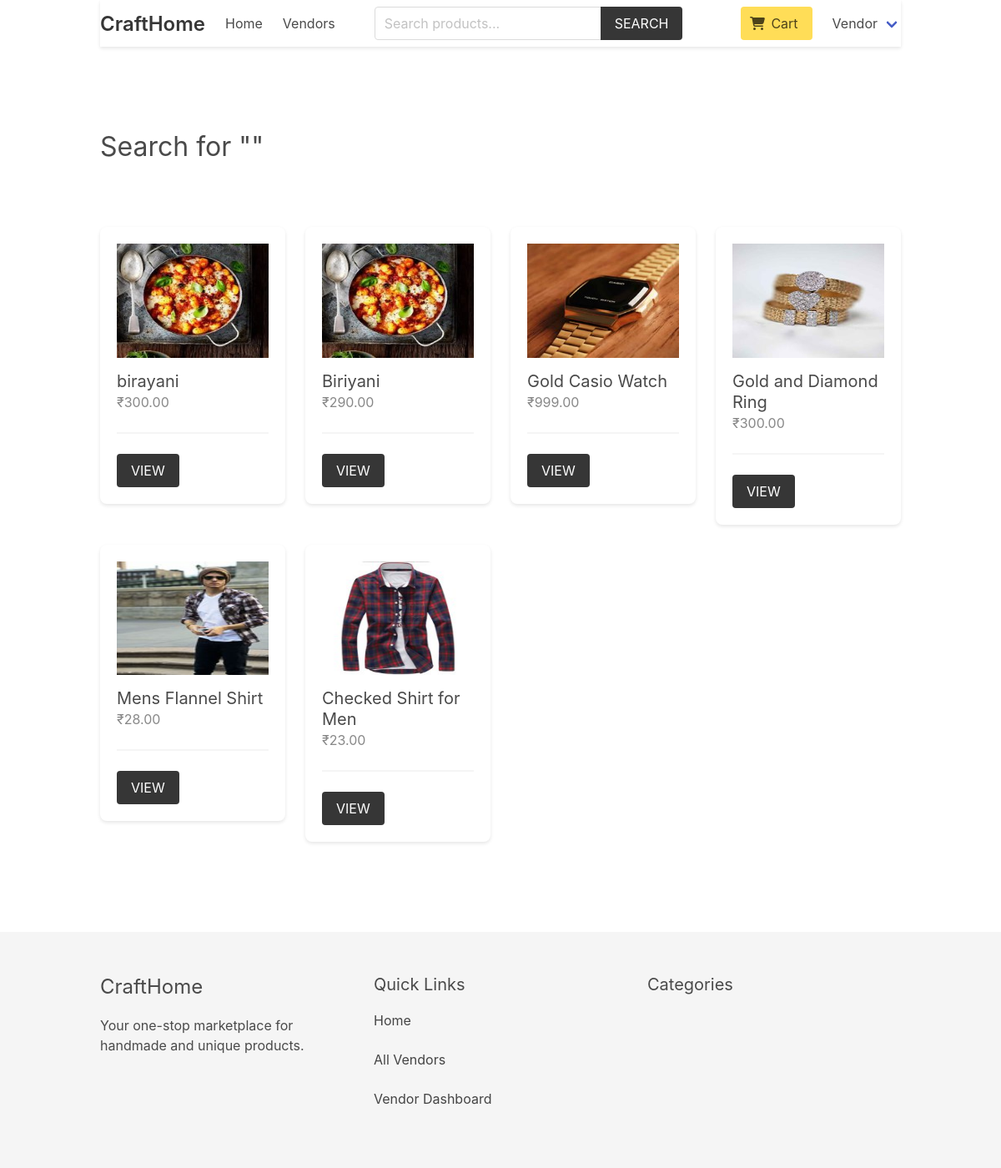
The page /product/search (signed in) on the database its author committed.
### vendor/models.py (models this page shows, shortened)
class Vendor(models.Model):
    name = models.CharField(max_length=255)
    created_at = models.DateTimeField(auto_now_add=True)
    created_by = models.OneToOneField(User, related_name='vendor', on_delete=models.CASCADE)
    class Meta:
        ordering = ['name']

### product/models.py (models this page shows, shortened)
class Product(models.Model):
    category = models.ForeignKey(Category, related_name='products', on_delete=models.CASCADE)
    vendor = models.ForeignKey(Vendor, related_name="products", on_delete=models.CASCADE)
    title = models.CharField(max_length=50)
    slug = models.SlugField(max_length=55)
    description = models.TextField(blank=True, null=True)
    price = models.DecimalField(max_digits=6, decimal_places=2)
    added_date = models.DateTimeField(auto_now_add=True)
    image = models.ImageField(upload_to='uploads/', blank=True, null=True)
    thumbnail = models.ImageField(upload_to='uploads/', blank=True, null=True) # Change uploads to thumbnails
    class Meta:
        ordering = ['-added_date']
    def get_thumbnail(self):
        if self.thumbnail:
            return self.thumbnail.url

### product/views.py (the view)
# urls.py: path('search', views.search, name="search"),
def search(request):
    query = request.GET.get('query', '') # second is default parameter which is empty
    products = Product.objects.filter(Q(title__icontains=query) | Q(description__icontains=query))
    return render(request, 'product/search.html', {'products':products, 'query': query})

### templates/product/search.html (shortened to what this page needs)
{% extends 'core/base.html' %}
{% block content %}
    <div class="columns is-multiline mb-6">
        <div class="column is-12 has-test-centered mt-6 mb-6">
            <h2 class="is-size-3"> Search for "{{query}}"</h2>
        </div>
        {% for product in products %}
            {% include 'product/parts/list_item.html' %}
        {% endfor %}
    </div>
{% endblock content %}

### templates/core/base.html (shortened to what this page needs)
{% load static %}
<!DOCTYPE html>
<html lang="en">
<head>
    <link rel="stylesheet" href="https://cdn.jsdelivr.net/npm/bulma@0.9.2/css/bulma.min.css">
    <link rel="stylesheet" href="https://cdnjs.cloudflare.com/ajax/libs/font-awesome/6.0.0/css/all.min.css">
    <link rel="stylesheet" href="{% static 'css/main.css' %}">
</head>
<body>
    <div class="container">
        <nav class="navbar" role="navigation" aria-label="main navigation">
            <div class="navbar-brand">
                <a class="navbar-item" href="{% url 'core:home' %}">
                    <h1 class="title is-4">CraftHome</h1>
                </a>
            </div>
            <div id="navbarBasicExample" class="navbar-menu">
                <div class="navbar-start">
                    <a class="navbar-item" href="{% url 'core:home' %}">
                        Home
                    </a>
                    <a class="navbar-item" href="{% url 'vendor:vendors' %}">
                        Vendors
                    </a>
                </div>
                <div class="navbar-start">
                    <div class="navbar-item">
                        <form method="get" action="{% url 'product:search' %}">
                            <div class="field has-addons">
                                <div class="control">
                                    <input type="search" name="query" id="" class="input" placeholder="Search products...">
                                </div>
                                <div class="control">
                                    <button class="button is-dark is-uppercase">Search</button>
                                </div>
                            </div>
                        </form>
                    </div>
                </div>
                <div class="navbar-end">
                    <div class="navbar-item">
                        <a href="{% url 'cart:cart' %}" class="button is-warning">
                            <span class="icon">
                                <i class="fas fa-shopping-cart"></i>
                            </span>
                            <span>Cart {% if cart %}({{cart|length}}){% endif %}</span>
                        </a>
                    </div>
                    {% if request.user.is_authenticated %}
                        <div class="navbar-item has-dropdown is-hoverable">
                            <a class="navbar-link is-capitalized">
                                {{user.vendor.name}}
                            </a>
                        </div>
                    {% endif %}
                </div>
            </div>
        </nav>
    </div>
    <section class="section">
        <div class="container">
            {% block content %}{% endblock content %}
        </div>
    </section>
    <footer class="footer">
        <div class="container">
            <div class="columns">
                <div class="column">
                    <h3 class="is-size-4 mb-4">CraftHome</h3>
                    <p>Your one-stop marketplace for handmade and unique products.</p>
                </div>
                <div class="column">
                    <h4 class="is-size-5 mb-4">Quick Links</h4>
                    <ul>
                        <li><a href="{% url 'core:home' %}">Home</a></li>
                        <li><a href="{% url 'vendor:vendors' %}">All Vendors</a></li>
                        {% if request.user.is_authenticated %}
                            <li><a href="{% url 'vendor:vendor-admin' %}">Vendor Dashboard</a></li>
                        {% else %}
                            <li><a href="{% url 'vendor:become-vendor' %}">Become a Vendor</a></li>
                        {% endif %}
                    </ul>
                </div>
                <div class="column">
                    <h4 class="is-size-5 mb-4">Categories</h4>
                </div>
            </div>
        </div>
    </footer>
</body>
</html>

### templates/product/parts/list_item.html
<div class="column is-3 product-list-item">
                <div class="box">
                    <figure class="image is-4by3 mb-4">
                        <img src="{{ product.get_thumbnail }}" alt="{{product.title}}">
                    </figure>
                    <h2 class="subtitle">{{product.title}}</h2>
                    <h3 class="price is-size-6 mb-5">₹{{product.price}}</h3>
                    <hr>
                    <a href="{% url 'product:product' product.category.slug product.slug %}" class="button is-dark is-uppercase">View</a>
                </div>
            </div>

### core/static/css/main.css (style rules this page uses)
.navbar { box-shadow: 0 2px 4px rgba(0,0,0,0.1); }
.navbar-brand .title { color: #363636; }
.footer { background-color: #f5f5f5; padding: 3rem 1.5rem; }
.footer ul { list-style: none; margin-left: 0; }
.footer ul li { margin-bottom: 0.5rem; }
.footer a { color: #4a4a4a; }
.button.is-warning { background-color: #ffdd57; border-color: transparent; color: rgba(0,0,0,0.7); }
.field.has-addons .control:first-child .input { border-top-right-radius: 0; border-bottom-right-radius: 0; }
.field.has-addons .control:last-child .button { border-top-left-radius: 0; border-bottom-left-radius: 0; }
.box { box-shadow: 0 2px 4px rgba(0,0,0,0.1); border-radius: 8px; }
.input, .textarea, .select select { border-radius: 4px; box-shadow: none; border: 1px solid #dbdbdb; }
.footer a { margin-bottom: 15px; display: inline-block; color: #444; }
.product-list-item .box .subtitle { margin-bottom: 0; }
.product-list-item .box .price { color: #888; }

### rows shown on the page
Product: get_thumbnail (picture), title "birayani", price "300.00"
Product: get_thumbnail (picture), title "Biriyani", price "290.00"
Product: get_thumbnail (picture), title "Gold Casio Watch", price "999.00"
Product: get_thumbnail (picture), title "Gold and Diamond Ring", price "300.00"
Product: get_thumbnail (picture), title "Mens Flannel Shirt", price "28.00"
Product: get_thumbnail (picture), title "Checked Shirt for Men", price "23.00"

### other values the page prints
{{ user.vendor.name }} "Vendor"
